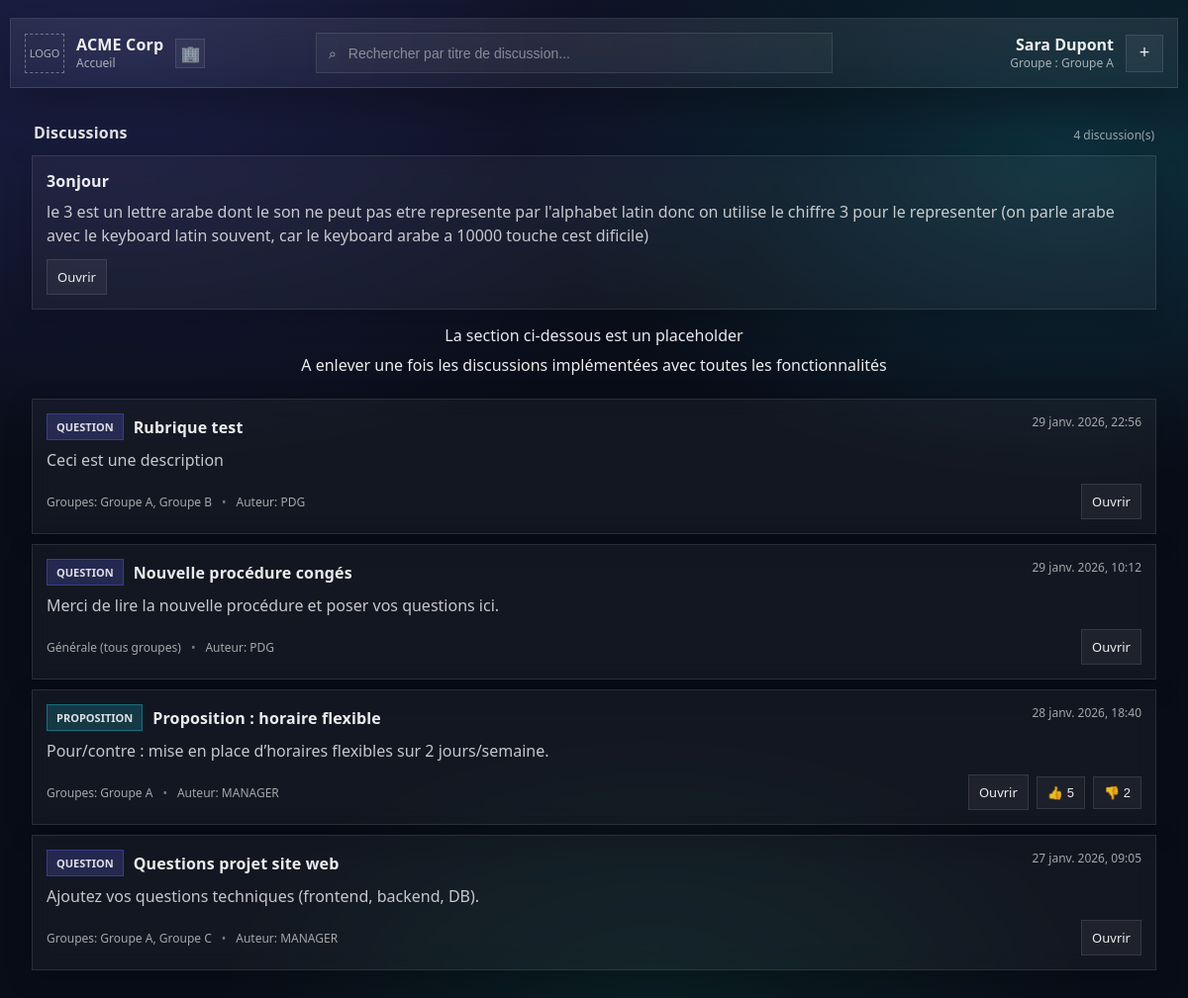
/, run on an earlier commit of the app's database.
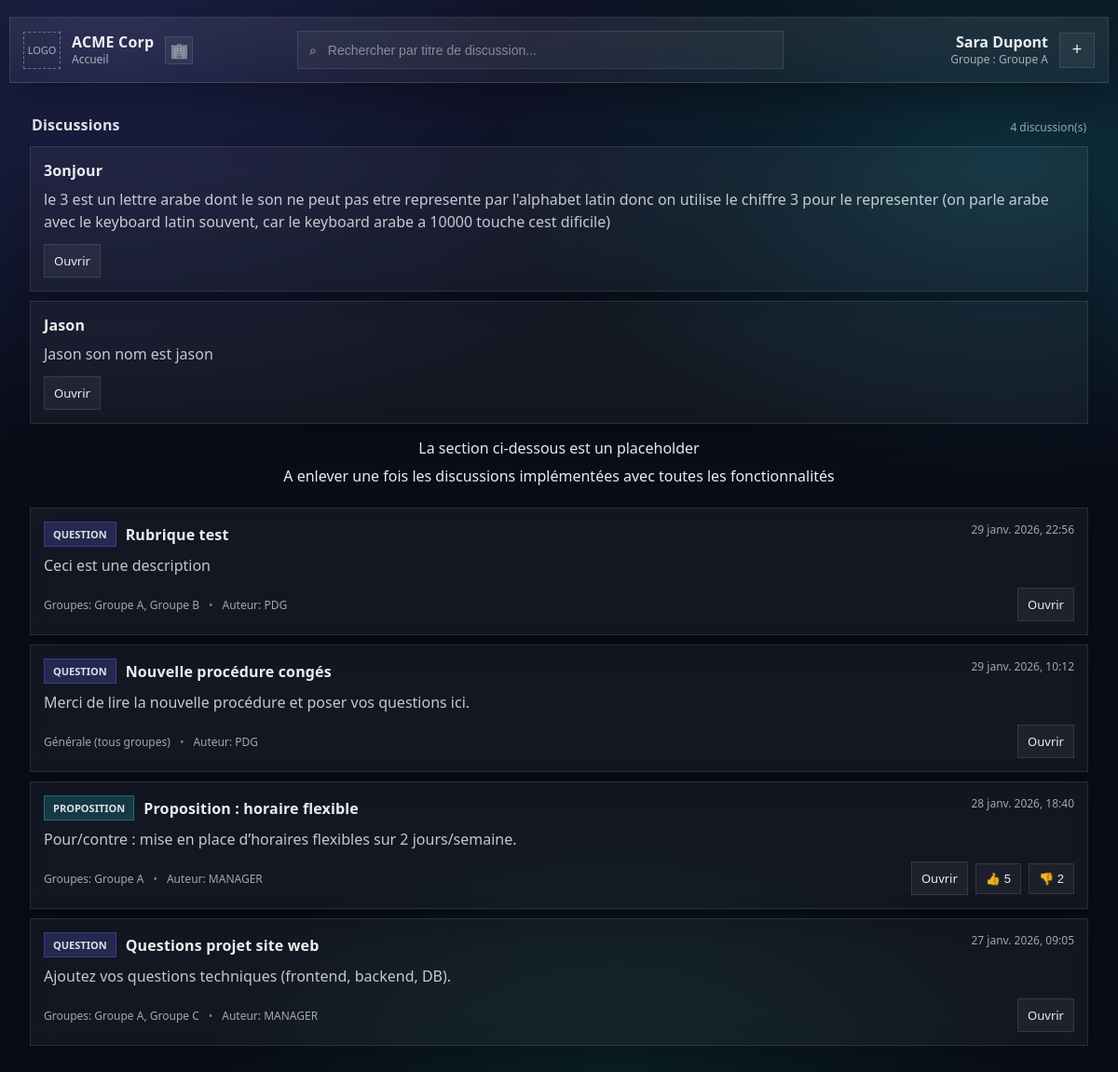
And on a later commit of the database.
### tables this page shows
CREATE TABLE Discussions(
                id_discussion INTEGER NOT NULL PRIMARY KEY AUTOINCREMENT,
                id_c INTEGER NOT NULL,
                title TEXT NOT NULL,
                content TEXT NOT NULL,
                FOREIGN KEY(id_c) REFERENCES Client(id_client)
                );

### app.py (the view)
@app.route("/")
def home():
    result = select_all_discussions()
    discussions=[]
    for row in result:
        discussions.append([row[2],row[3],str(row[0])])
    print(discussions)
    return render_template("homepage.html", discussions=discussions)

### bdd.py (called while the page is built)
def get_db():
    if "db" not in g:
        g.db = sqlite3.connect(db_file)
        g.db.row_factory = sqlite3.Row
    return g.db

def select_all_discussions():
    data = get_db()
    sql = data.cursor()
    command = """SELECT * FROM Discussions;
            """
    sql.execute(command)
    result = sql.fetchall()
    return result

### templates/homepage.html (shortened to what this page needs)
<!DOCTYPE html>
<html lang="fr">
<head>
  <link rel="stylesheet" href="{{ url_for('static', filename='homepage.css') }}" />
</head>
<body>
  <header class="topbar">
    <div class="topbar-left">
      <div id="logo-slot" class="logo-slot" aria-label="Emplacement logo">LOGO</div>
      <div class="company">
        <div id="companyName" class="company-name">NomEntreprise</div>
        <div class="company-sub">Accueil</div>
      </div>
      <div class="company-mark" aria-hidden="true">🏢</div>
    </div>
    <div class="topbar-center">
      <div class="search">
        <span class="search-icon" aria-hidden="true">⌕</span>
        <input
          id="searchInput"
          type="search"
          placeholder="Rechercher par titre de discussion..."
          aria-label="Rechercher"
        />
      </div>
    </div>
    <div class="topbar-right">
      <div class="user">
        <div id="userFullName" class="user-name">Prénom Nom</div>
        <div id="userGroup" class="user-group">Groupe : ...</div>
      </div>
      <button id="addDiscussionBtn" commandfor='newDiscussion'command="show-modal" class="icon-btn" title="Ajouter une discussion" style="display:none;">
        +
      </button>
    </div>
  </header>
  <main class="container">
    <section class="section">
      <div class="section-head">
        <h2>Discussions</h2>
        <div id="countInfo" class="muted"> 0 discussion(s) </div>
      </div>
      <div class="list">
      {% for discussion in discussions %}
       <div class="card">
        <div class="card-top">
          <div class="card-title">
            <span class="title-text">{{discussion[0]}}</span>
          </div>
        </div>
        <div class="card-desc">
          {{discussion[1]}}
        </div>
        <div class="card-bottom">
          <div class="card-actions">
            <a class="btn" href="/main/{{discussion[2]}}">Ouvrir</a>
          </div>
        </div>
       </div>
      {% endfor %}
      </div>
      <div class="temporary-comments">
        <span> La section ci-dessous est un placeholder </span>
        <span> A enlever une fois les discussions implémentées avec toutes les fonctionnalités </span>
      </div>
      <div id="discussionsList" class="list">
      </div>
    </section>
  </main>
</body>
</html>

What changed in the data, as far as the page shows it:
added Discussions: title "Jason", content "Jason son nom est jason"
